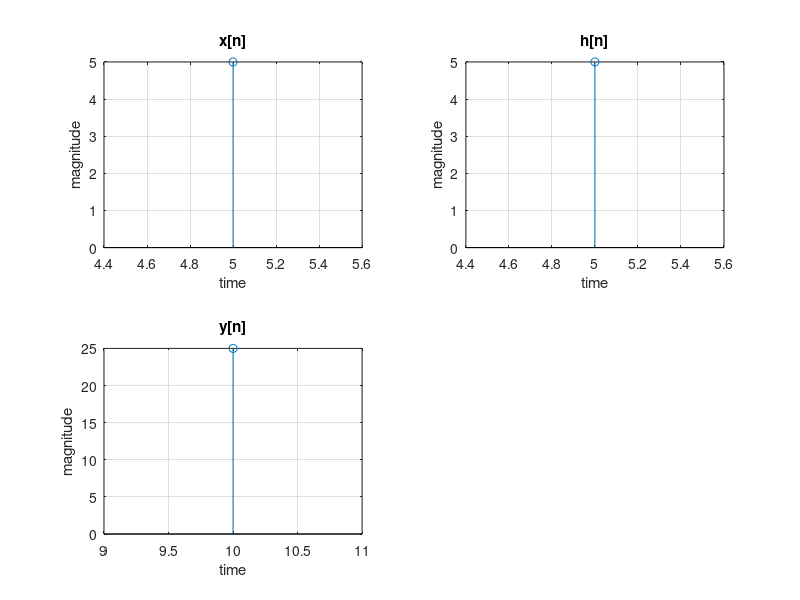

This figure's MATLAB source:
%%linear convolution of discrete signal

clc;
close all;
clear all;
xn=input('enter the range of x[n] : ');
x=input('enter x[n] : ');
hn=input('enter the range of h[n] : ');
h=input('enter h[n] : ');
yn=min(xn)+min(hn):max(xn)+max(hn);
k=length(yn);
y=zeros(1,k);
l=length(x);
m=length(h);
for i=1:k;
    for j=1:l;
        p=i-j+1;
        if ((p>0)&&(p<m+1));
            y(1,i)=y(1,i)+x(1,j)*h(1,p);
        end
    end
end
subplot(221);
stem(xn,x);grid on;
title('x[n]');
xlabel('time');
ylabel('magnitude');
subplot(222)
stem(hn,h);grid on;
title('h[n]');
xlabel('time');
ylabel('magnitude');
subplot(223);
stem(yn,y);grid on;
title('y[n]');
xlabel('time');
ylabel('magnitude');
